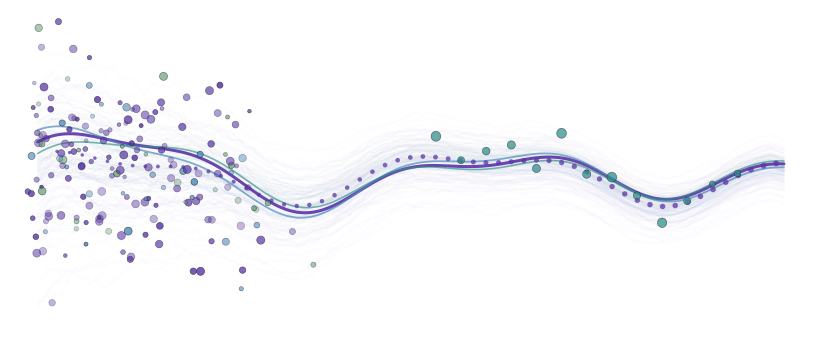

Write the Python code that produced this figure.
from pathlib import Path
import numpy as np
from matplotlib.patches import Circle
from fide_style import *

OUT = Path(__file__).with_name("01_system_flow.pdf")
rng = np.random.default_rng(20260822)
fig, ax = setup_canvas(width=10.5, height=4.5, xlim=(0, 10.5), ylim=(-2.2, 2.2))

x = np.linspace(0.45, 10.1, 260)
center = 0.28*np.sin(1.28*x) + 0.12*np.sin(2.7*x+0.5)
width = 1.45*np.exp(-0.32*x) + 0.32

# soft watercolor body
watercolor_band(ax, x, center, lambda _: width, LAVENDER, rng,
                layers=65, alpha=0.04, lw_range=(0.6, 2.5), jitter=0.18)
watercolor_band(ax, x, center-0.05, lambda _: 0.72*width, BLUE, rng,
                layers=34, alpha=0.035, lw_range=(0.5, 1.8), jitter=0.15)
watercolor_band(ax, x, center+0.02, lambda _: 0.55*width, GREEN, rng,
                layers=28, alpha=0.03, lw_range=(0.5, 1.6), jitter=0.12)

# principal trajectories
for phase, col, lw, a in [(0.0, PURPLE, 2.2, 0.9), (0.55, BLUE, 1.3, 0.7), (-0.42, TEAL, 1.2, 0.65)]:
    y = center + 0.23*np.sin(0.95*x + phase)*np.clip(width, 0.3, None)
    ax.plot(x, y, color=col, lw=lw, alpha=a, solid_capstyle="round", zorder=4)

# dotted centerline
xd = np.linspace(0.7, 10.0, 58)
yd = np.interp(xd, x, center)
ax.scatter(xd, yd, s=np.linspace(6, 18, len(xd)), c=PURPLE, alpha=0.75, linewidths=0, zorder=6)

# particles: large diffuse population at the left, sparse downstream
n = 180
xp = rng.beta(1.2, 2.6, n)*4.4 + 0.25
yp_center = np.interp(xp, x, center)
yp_width = np.interp(xp, x, width)
yp = yp_center + rng.normal(0, 0.55, n)*yp_width
sizes = rng.uniform(7, 34, n)
cols = [PURPLE if v < 0.75 else (BLUE if v < 0.9 else GREEN) for v in rng.random(n)]
ax.scatter(xp, yp, s=sizes, c=cols, alpha=rng.uniform(0.35,0.86,n),
           linewidths=0.45, edgecolors=INK, zorder=7)

# a few downstream particles
for xx in np.linspace(5.6, 9.5, 13):
    yy = np.interp(xx, x, center) + rng.normal(0, 0.18)
    rr = rng.uniform(0.028, 0.065)
    ax.add_patch(Circle((xx, yy), rr, facecolor=TEAL, edgecolor=INK,
                        lw=0.45, alpha=0.72, zorder=7))

save(fig, OUT)
print(OUT)
